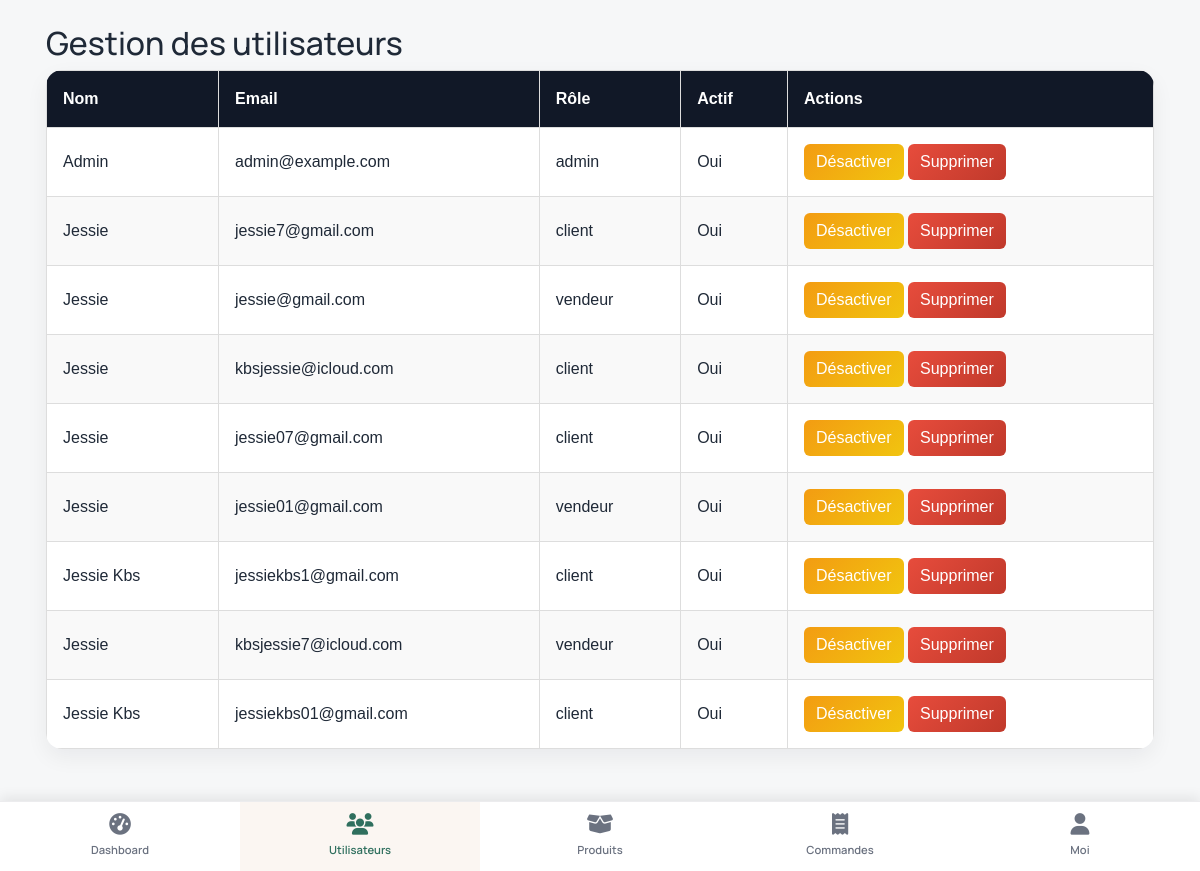
The app's page /admin/utilisateurs (signed in) with its own data.
### models.py (models this page shows, shortened)
class User(UserMixin, db.Model):
    __tablename__ = 'users'
    id = db.Column(db.Integer, primary_key=True)
    nom = db.Column(db.String(150), nullable=False)
    email = db.Column(db.String(150), unique=True, nullable=False)
    password_hash = db.Column(db.String(256), nullable=False)
    role = db.Column(db.String(50), nullable=False)  # client, vendeur, admin
    actif = db.Column(db.Boolean, default=True)
    localisation = db.Column(db.String(120), nullable=True)
    profile_photo = db.Column(db.String(255), nullable=True)
    terms_accepted = db.Column(db.DateTime, nullable=True)
    shop_id = db.Column(db.Integer, db.ForeignKey('shops.id'), nullable=True)
    products = db.relationship('Product', backref='vendeur', lazy=True, cascade="all, delete-orphan")
    orders = db.relationship('Order', backref='client', lazy=True, cascade="all, delete-orphan")
    sent_messages = db.relationship('Message', foreign_keys='Message.expediteur_id', backref='expediteur', lazy=True, cascade="all, delete-orphan")
    received_messages = db.relationship('Message', foreign_keys='Message.destinataire_id', backref='destinataire', lazy=True, cascade="all, delete-orphan")
    favoris = db.relationship('Favorite', backref='user', lazy=True, cascade="all, delete-orphan")
    avis_donnes = db.relationship('Review', foreign_keys='Review.client_id', backref='client', lazy=True, cascade="all, delete-orphan")
    avis_recus = db.relationship('Review', foreign_keys='Review.vendeur_id', backref='vendeur', lazy=True, cascade="all, delete-orphan")
    shop = db.relationship('Shop', backref='members', foreign_keys=[shop_id])

### routes/admin_routes.py (the view)
@admin_bp.route('/admin/utilisateurs')
@login_required
def gestion_utilisateurs():
    if current_user.role != 'admin':
        return redirect(url_for('auth.login'))
    users_query = User.query
    if current_user.shop_id:
        users_query = users_query.filter_by(shop_id=current_user.shop_id)
    users = users_query.all()
    return render_template('admin/gestion_utilisateurs.html', users=users)

### app.py (called while the page is built)
@login_manager.user_loader
def load_user(user_id):
    from models import User
    return db.session.get(User, int(user_id))

@app.before_request
def ensure_database_ready_before_request():
    global _database_ready
    if not _database_ready:
        ensure_database_ready()
        _database_ready = True

### templates/admin/gestion_utilisateurs.html (shortened to what this page needs)
{% extends "base.html" %}
{% block content %}
<h2>Gestion des utilisateurs</h2>
<table>
  <thead>
    <tr>
      <th>Nom</th>
      <th>Email</th>
      <th>Rôle</th>
      <th>Actif</th>
      <th>Actions</th>
    </tr>
  </thead>
  <tbody>
    {% for user in users %}
    <tr>
      <td>{{ user.nom }}</td>
      <td>{{ user.email }}</td>
      <td>{{ user.role }}</td>
      <td>{{ 'Oui' if user.actif else 'Non' }}</td>
      <td>
        {% if user.actif %}
        <form method="POST" action="{{ url_for('admin.desactiver_utilisateur', user_id=user.id) }}" style="display:inline;">
          <button type="submit" class="btn-warning">Désactiver</button>
        </form>
        {% endif %}
        <form method="POST" action="{{ url_for('admin.supprimer_utilisateur', user_id=user.id) }}" style="display:inline;">
          <button type="submit" class="btn-danger" onclick="return confirm('Confirmer la suppression ?');">Supprimer</button>
        </form>
      </td>
    </tr>
    {% endfor %}
  </tbody>
</table>
{% endblock %}

### static/style.css (style rules this page uses)
:root { --bg: #f6f7f8; --surface: rgba(255, 255, 255, 0.96); --surface-strong: #ffffff; --text: #1f2937; --muted: #6b7280; --primary: #2f6f5e; --primary-dark: #245a4c; --secondary: #5b6777; --accent: #111827; --border: rgba(17, 24, 39, 0.08); --shadow: 0 8px 22px rgba(17, 24, 39, 0.06); --radius-xl: 20px; --radius-lg: 16px; --radius-md: 12px; }
* { box-sizing: border-box; }
html { scroll-behavior: smooth; }
body { margin: 0; font-family: 'Manrope', sans-serif; color: var(--text); background: var(--bg); min-height: 100vh; }
table { background: var(--surface-strong); border-radius: var(--radius-lg); overflow: hidden; box-shadow: var(--shadow); }
table th { background: #111827; color: #fff; }
table td, table th { padding: 1rem; vertical-align: middle; }

### templates/admin/gestion_utilisateurs.html (style rules this page uses)
table { width: 100%; border-collapse: collapse; font-family: 'Montserrat', sans-serif; }
th, td { padding: 12px 15px; border: 1px solid #ddd; text-align: left; }
th { background: linear-gradient(135deg, #2c3e50, #1a1a2e); color: white; }
tr:nth-child(even) { background-color: #f9f9f9; }
.btn-warning { background: linear-gradient(135deg, #f39c12, #f1c40f); border: none; color: white; padding: 6px 12px; border-radius: 6px; cursor: pointer; }
.btn-danger { background: linear-gradient(135deg, #e74c3c, #c0392b); border: none; color: white; padding: 6px 12px; border-radius: 6px; cursor: pointer; }

### records on screen
User: nom "Admin", email "admin@example.com", role "admin", actif "Oui"
User: nom "Jessie", email "jessie7@gmail.com", role "client", actif "Oui"
User: nom "Jessie", email "jessie@gmail.com", role "vendeur", actif "Oui"
User: nom "Jessie", email "kbsjessie@icloud.com", role "client", actif "Oui"
User: nom "Jessie", email "jessie07@gmail.com", role "client", actif "Oui"
User: nom "Jessie", email "jessie01@gmail.com", role "vendeur", actif "Oui"
User: nom "Jessie Kbs", email "jessiekbs1@gmail.com", role "client", actif "Oui"
User: nom "Jessie", email "kbsjessie7@icloud.com", role "vendeur", actif "Oui"
User: nom "Jessie Kbs", email "jessiekbs01@gmail.com", role "client", actif "Oui"
